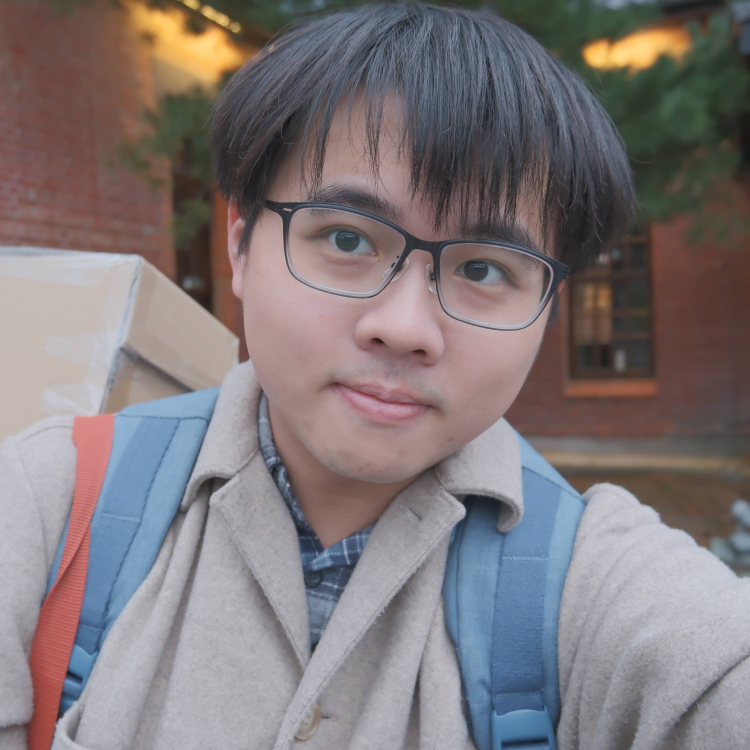
#> input picture sample/face/Howard/DSCF3851.JPG, 3000 x 3000 px (shown at 1/4 size)
$ jupyter execute --allow-errors 'ch21-OpenCV 人臉辨識.ipynb'   (text cells are left out)
#> lines starting #> are read from the running program, lines starting #| are printed output that depends on the picture; after the words box and inside, x2 and y2 are one past the last pixel; in counts of white or black regions, pixels touching at a corner belong together
### opencv_tools.py
import cv2
import platform # 新增：作為判斷 macOS 使用
import matplotlib.pyplot as plt


class opencv_tools(object):
    # 封裝 1-1 利用 matplotlib 顯示影像
    @staticmethod
    def show_img_by_matplotlib(img):
        image_rgb = cv2.cvtColor(img, cv2.COLOR_BGR2RGB)
        plt.imshow(image_rgb)
        plt.show()

    # 封裝 1-4 利用 OpenCV 內建的函式顯示影像
    # [61 lines left out: functions show_img_by_opencv, show_img_by_matplotlib_1x2, show_img_by_matplotlib_1x3, show_img_by_matplotlib_2x2, not called in this run]


### ch21-OpenCV 人臉辨識.ipynb
[cell 1]
import cv2
import numpy as np
import matplotlib.pyplot as plt
import os
import sys
import shutil
import pickle

from opencv_tools import opencv_tools # 匯入封裝的功能

[cell 2]
def get_images_and_labels(dataset_path, detector):
#> called with dataset_path = 'sample/face/'
    face_samples = []  # 儲存裁切後的人臉影像
    ids = []           # 儲存每張人臉對應的整數 ID
    name_to_id = {}    # 人名 → ID 的對應表
    id_to_name = {}    # ID → 人名的對應表（辨識時用來還原名稱）
    current_id = 0

    for person_name in sorted(os.listdir(dataset_path)):
        person_path = os.path.join(dataset_path, person_name)
        if not os.path.isdir(person_path):
            continue

        # 為每位人物分配唯一的整數 ID，LBPH 只接受數字標籤
        name_to_id[person_name] = current_id
        id_to_name[current_id] = person_name
        current_id += 1
        person_id = name_to_id[person_name]

        for image_name in os.listdir(person_path):
            image_path = os.path.join(person_path, image_name)
            # LBPH 以灰階影像進行訓練，讀取時直接轉換
            img = cv2.imread(image_path, cv2.IMREAD_GRAYSCALE)
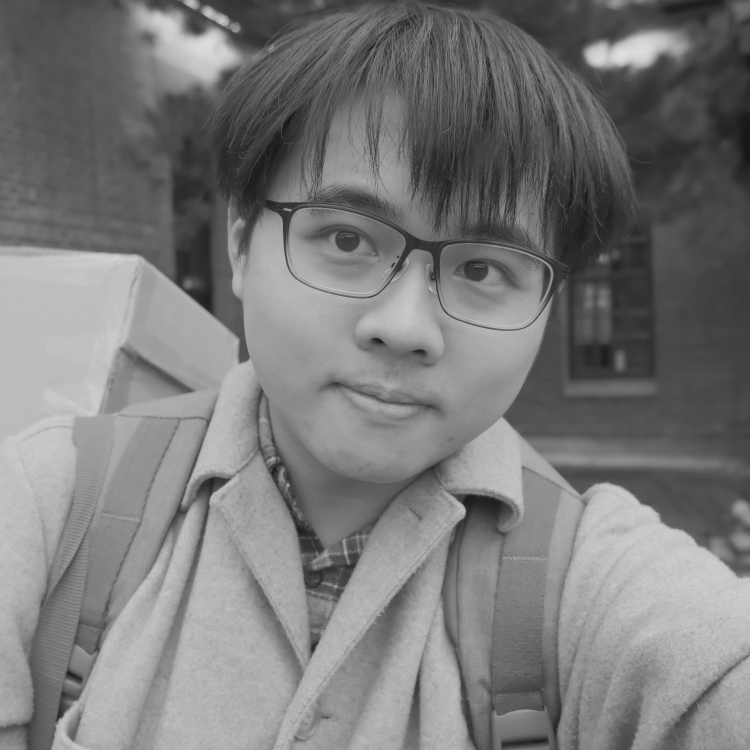
#> img: shape (3000, 3000) (shown at 1/4 size); min 16, max 224, mean 122.1

            # 偵測人臉位置，回傳每張臉的方框座標 (x, y, w, h)
            faces = detector.detectMultiScale(img)
#> faces = [[1177, 2584, 63, 63], [2237, 2905, 80, 80], [1864, 2734, 98, 98], [2553, 2855, 111, 111], [791, 393, 1593, 1593]]
            for (x, y, w, h) in faces:
                # 根據方框座標裁切出人臉區域並收集
                face_samples.append(img[y:y+h, x:x+w])
                ids.append(person_id)
#> this loop made 5 passes
#> after the loop, face_samples = 5 items; ids = [0, 0, 0, 0, 0]

    return face_samples, ids, id_to_name

[cell 3]
# --- 設定區 ---
CASCADE_PATH = cv2.data.haarcascades + "haarcascade_frontalface_default.xml"
DATASET_PATH = "sample/face/"

# --- 主程式執行 ---
# 載入 Haar Cascade 分類器作為人臉偵測器
detector = cv2.CascadeClassifier(CASCADE_PATH)
# 建立 LBPH 辨識器，使用預設參數即可
recognizer = cv2.face.LBPHFaceRecognizer_create()

# 掃描資料夾，取得人臉影像、對應 ID 與 ID 對應表
faces, ids, id_to_name = get_images_and_labels(DATASET_PATH, detector)
#> faces = 5 items; ids = [0, 0, 0, 0, 0]; id_to_name = {0: 'Howard'}
# 將人臉影像與 ID 交給辨識器進行訓練
recognizer.train(faces, np.array(ids))

[cell 4]
# 設定區
IMAGE_PATH = "sample/face_test/Howard/IMG_9250.jpg"

# 主程式執行
img = cv2.imread(IMAGE_PATH)
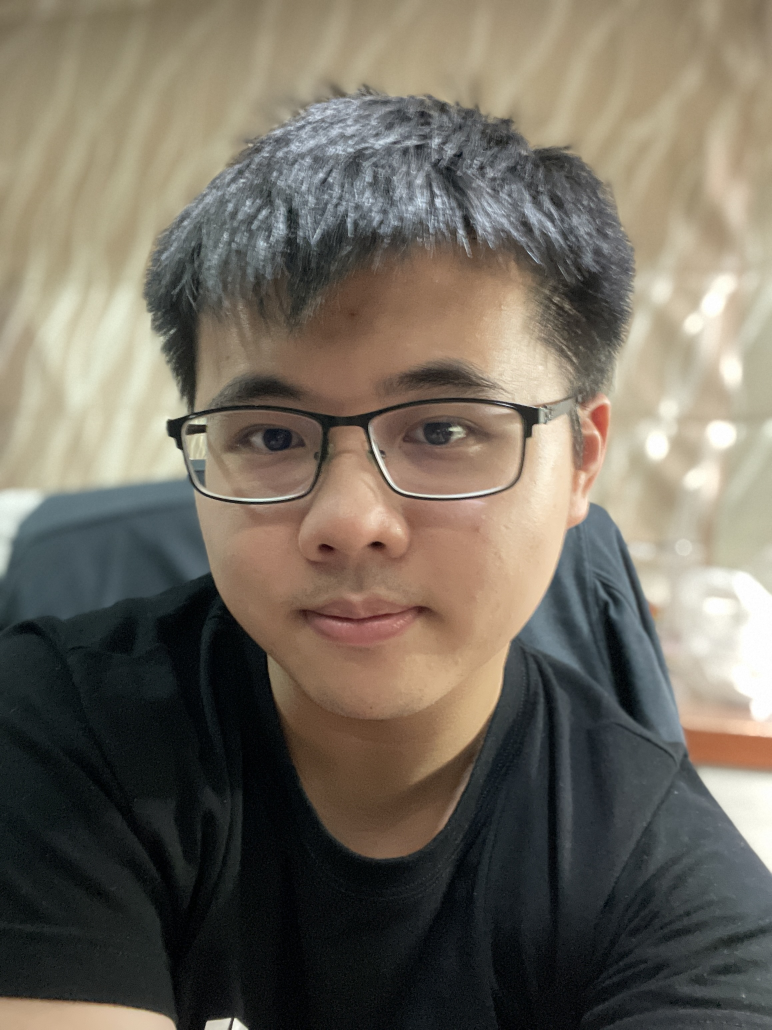
#> input picture sample/face_test/Howard/IMG_9250.jpg, 2316 x 3088 px (shown at 1/3 size)
#> img is the input picture: shape (3088, 2316, 3); mean B, G, R 95.4, 107.4, 114.3
gray = cv2.cvtColor(img, cv2.COLOR_BGR2GRAY)
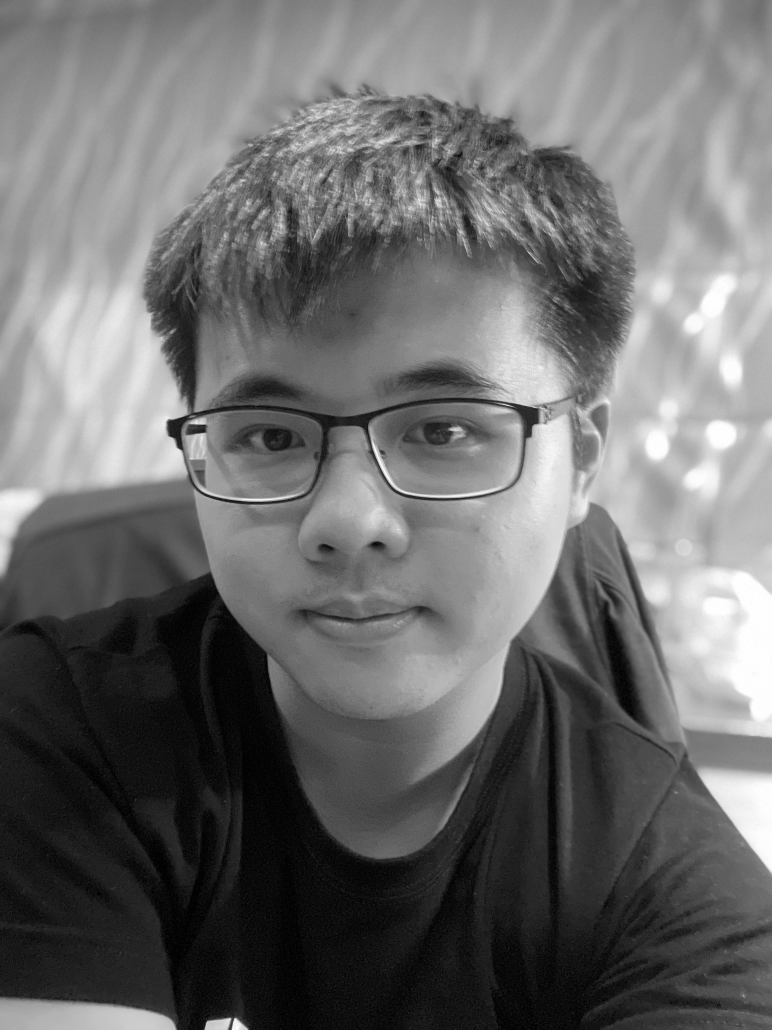
#> gray: shape (3088, 2316) (shown at 1/3 size); min 0, max 255, mean 108.1

# 使用 Haar Cascade 偵測人臉，用法如同第 20-2 節
faces = detector.detectMultiScale(gray, scaleFactor=1.1, minNeighbors=5, minSize=(30, 30))
#> faces = [[412, 754, 1414, 1414]]

for (x, y, w, h) in faces:
    # 將裁切出的灰階人臉交給 LBPH 辨識，回傳預測 ID 與信心分數
    id, conf = recognizer.predict(gray[y:y+h, x:x+w])

    # LBPH 信心分數越低代表越相似，轉換為百分比較直覺
    name = id_to_name.get(id, "Unknown")
    text = f"{name}({100 - int(conf)}%)"

    cv2.rectangle(img, (x, y), (x+w, y+h), (0, 255, 0), 30)
    cv2.putText(img, text, (x, y-20), cv2.FONT_HERSHEY_SIMPLEX, 5, (0, 255, 0), 10)
#> this loop made 1 pass
#> (x, y, w, h, id, conf, name, text) on pass 1: (412, 754, 1414, 1414, 0, 65.22, 'Howard', 'Howard(35%)')

# 顯示結果
opencv_tools.show_img_by_matplotlib(img)

[cell 5]
# 設定區
IMAGE_PATH = "sample/face_test/IMG_3941.jpg"

# 主程式執行 IMAGE_PATH
img = cv2.imread(IMAGE_PATH)
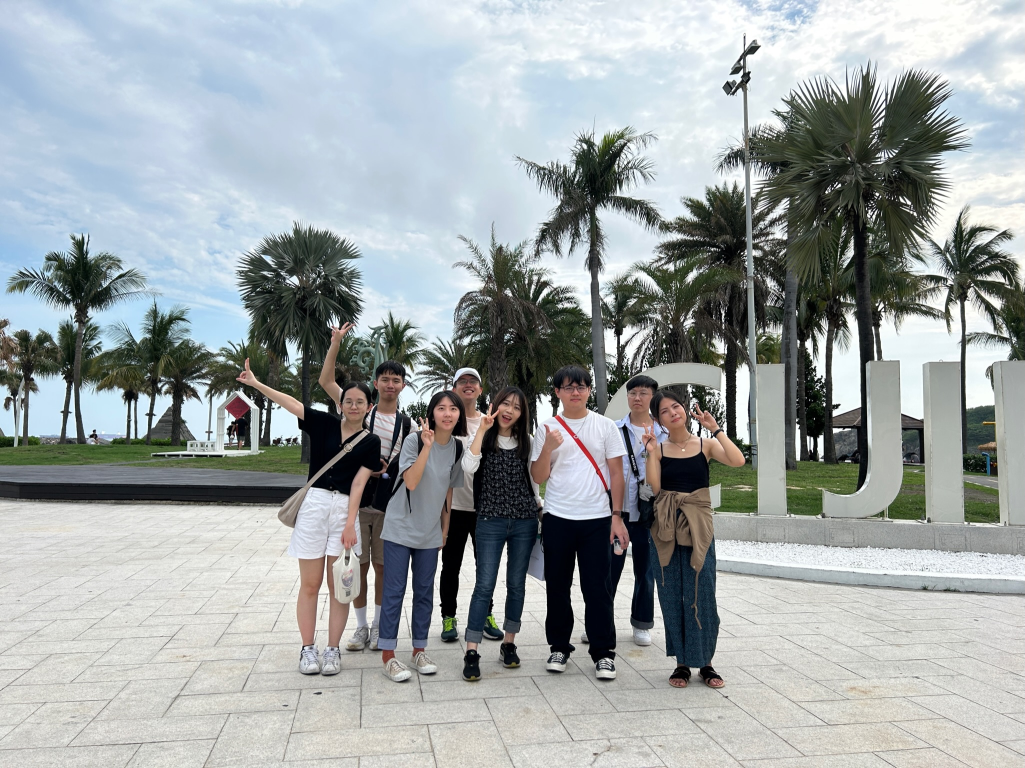
#> input picture sample/face_test/IMG_3941.jpg, 2049 x 1536 px (shown at 1/2 size)
#> img is the input picture: shape (1536, 2049, 3); mean B, G, R 165.6, 164.7, 158.5
gray = cv2.cvtColor(img, cv2.COLOR_BGR2GRAY)
#> gray: shape (1536, 2049)

faces = detector.detectMultiScale(gray, scaleFactor=1.1, minNeighbors=5, minSize=(30, 30))
#> faces = [[1247, 764, 58, 58], [752, 738, 59, 59], [863, 794, 63, 63], [1121, 754, 60, 60], [299, 765, 54, 54], [676, 779, 65, 65], [1308, 789, 68, 68], [1643, 881, 100, 100], [1285, 408, 130, 130]]

result = img.copy()
for (x, y, w, h) in faces:
    # 將裁切出的灰階人臉交給 LBPH 辨識，回傳預測 ID 與信心分數
    id, conf = recognizer.predict(gray[y:y+h, x:x+w])

    # LBPH 信心分數越低代表越相似，轉換為百分比較直覺
    name = id_to_name.get(id, "Unknown")
    text = f"{name}({100 - int(conf)}%)"
    # 繪製方框與辨識結果
    cv2.rectangle(result, (x, y), (x+w, y+h), (0, 0, 255), 2)
    cv2.putText(result, text, (x, y-30), cv2.FONT_HERSHEY_PLAIN, 3, (0, 0, 255), 5)
#> this loop made 9 passes
#> (x, y, w, h, conf, text) on passes 1 to 9: (1247, 764, 58, 58, 148.2, 'Howard(-48%)'), (752, 738, 59, 59, 152.3, 'Howard(-52%)'), (863, 794, 63, 63, 152.1, 'Howard(-52%)'), (1121, 754, 60, 60, 149.4, 'Howard(-49%)'), (299, 765, 54, 54, 151.4, 'Howard(-51%)'), (676, 779, 65, 65, 152.1, 'Howard(-52%)'), (1308, 789, 68, 68, 153.6, 'Howard(-53%)'), (1643, 881, 100, 100, 111.6, 'Howard(-11%)'), (1285, 408, 130, 130, 116.5, 'Howard(-16%)')
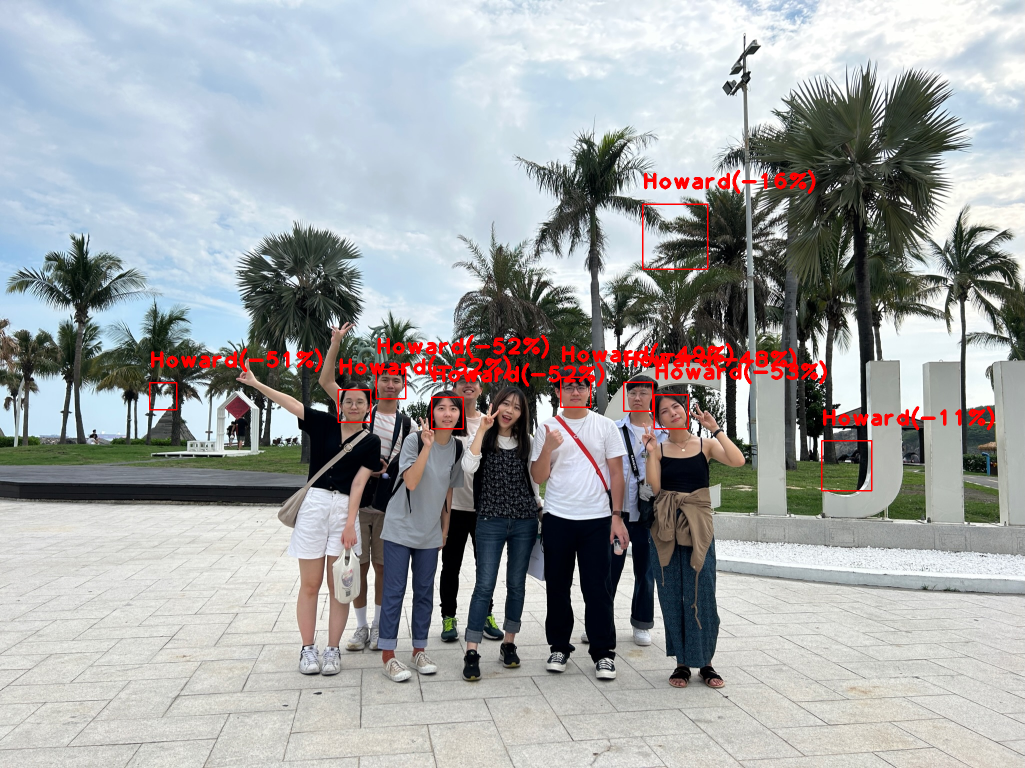
#> result: shape (1536, 2049, 3) (shown at 1/2 size); 1.63% of pixels changed, all inside (x1, y1, x2, y2) = (298, 339, 1989, 983)

# 顯示結果
opencv_tools.show_img_by_matplotlib(result)
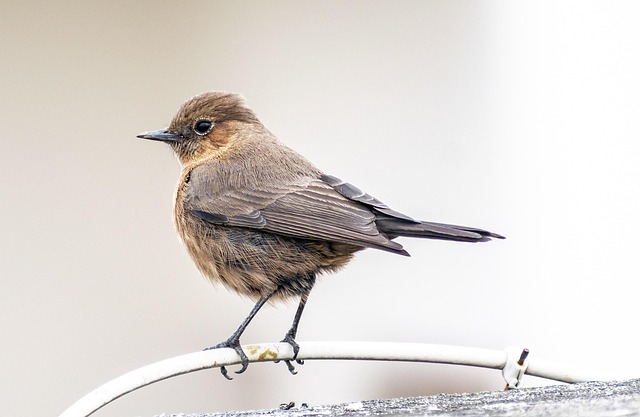
#> input picture sample/bird.jpg, 640 x 417 px, given in place of the camera
#> further down, frame is the input picture: shape (417, 640, 3); mean B, G, R 212.6, 216.6, 221.8

[cell 6]
# --- 設定區 ---
TRAINER_DIR = "trainer"
TRAINER_YML_PATH = os.path.join(TRAINER_DIR, "trainer.yml")
NAMES_PKL_PATH = os.path.join(TRAINER_DIR, "names.pkl")

# 儲存訓練結果
os.makedirs(TRAINER_DIR, exist_ok=True)

# 儲存 LBPH 辨識器
recognizer.save(TRAINER_YML_PATH)

# 儲存 id_to_name 對應表
with open(NAMES_PKL_PATH, 'wb') as f:
    pickle.dump(id_to_name, f)

[cell 7]
# [4 lines of commented-out code are left out]

[cell 8]
# --- 設定區 ---
DET_MODEL_PATH = "models/face_detection_yunet_2023mar.onnx"
MIN_CONFIDENCE = 0.8  # 最低信心分數門檻
MIN_FACE_WIDTH = 40   # 最小人臉寬度
RESIZE_WIDTH = 640    # 統一處理寬度

# --- 載入偵測模型 ---
#> (the rest of this cell did not finish here and is left out)

[cell 9]
# --- 設定區 ---
REC_MODEL_PATH = "models/face_recognition_sface_2021dec.onnx"
RAW_DATASET_PATH = "sample/face/"
PROCESSED_DATASET_PATH = "processed_face"

# --- 載入對齊模型 ---
#> (the rest of this cell did not finish here and is left out)

[cell 10]
# --- 設定區 ---
REC_MODEL_PATH = "models/face_recognition_sface_2021dec.onnx"
PROCESSED_DATASET_PATH = "processed_face"
DATABASE_PKL_PATH = "face_database.pkl"

# --- 載入 SFace 模型 ---
#> (the rest of this cell did not finish here and is left out)

[cell 11]
# 設定區
IMAGE_PATH = "sample/face_test/Howard/IMG_9250.jpg"
RECOGNITION_THRESHOLD = 0.363  # 相似度門檻，超過才視為辨識成功

# 讀取影像並偵測人臉
test_image = cv2.imread(IMAGE_PATH)
result_image = test_image.copy()

# 呼叫前處理函式，回傳符合條件的人臉資料列表
#> (the rest of this cell did not finish here and is left out)

[cell 12]
# 設定區
IMAGE_PATH = "sample/face_test/IMG_3941.jpg"
RECOGNITION_THRESHOLD = 0.363  # 相似度門檻，超過才視為辨識成功

# 讀取影像並偵測人臉
test_image = cv2.imread(IMAGE_PATH)
result_image = test_image.copy()

# 呼叫前處理函式，回傳符合條件的人臉資料列表
#> (the rest of this cell did not finish here and is left out)

[cell 13]
def enhance_brightness(frame, alpha=1.2, beta=50):
    """調整影像的亮度與對比度，改善偏暗、層次不夠分明的問題。"""
    return cv2.convertScaleAbs(frame, alpha=alpha, beta=beta)

[cell 14]
# 載入 Haar Cascade + LBPH 模型（已訓練好的）
detector_haar = cv2.CascadeClassifier(cv2.data.haarcascades + 'haarcascade_frontalface_default.xml')
recognizer_lbph = cv2.face.LBPHFaceRecognizer_create()
recognizer_lbph.read("trainer/trainer.yml")

with open("trainer/names.pkl", 'rb') as f:
    id_to_name = pickle.load(f)


def recognize_lbph(frame):
    """使用 LBPH 進行即時人臉辨識"""
    gray = cv2.cvtColor(frame, cv2.COLOR_BGR2GRAY)
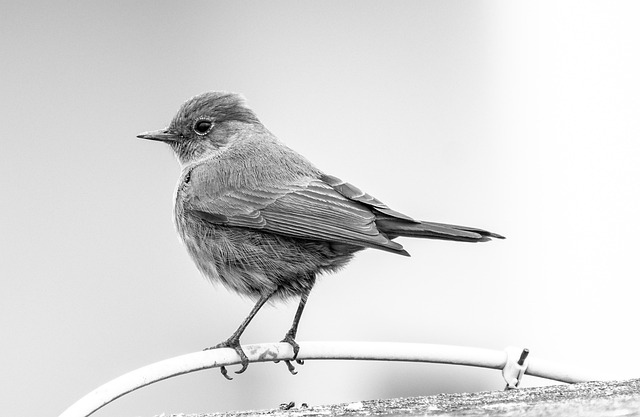
#> gray: shape (417, 640); min 0, max 255, mean 217.7
    faces = detector_haar.detectMultiScale(gray, scaleFactor=1.1, minNeighbors=5)
#> faces = ()

    for (x, y, w, h) in faces:
        id, conf = recognizer_lbph.predict(gray[y:y+h, x:x+w])
        name = id_to_name.get(id, "Unknown")
        text = f"{name}({100 - int(conf)}%)"
        cv2.rectangle(frame, (x, y), (x+w, y+h), (0, 255, 0), 2)
        cv2.putText(frame, text, (x, y-10), cv2.FONT_HERSHEY_PLAIN, 1.5, (0, 255, 0), 2)
#> this loop made 0 passes
    return frame

#> (a cell that did not finish here is left out)

[cell 16]
cap = cv2.VideoCapture(0)
# cap = cv2.VideoCapture("sample/video/me2.mp4")  # 影片測試
# cap = cv2.VideoCapture("sample/video/me3.mp4")  # 影片測試

while True:
    ret, frame = cap.read()
    if not ret:
        break

    # 前處理（視測試需求決定是否啟用）
    # frame = enhance_brightness(frame)

    # 切換人臉辨識方法（註解/取消註解切換）
    frame = recognize_lbph(frame)
    # frame = recognize_sface(frame)

    cv2.imshow('Face Recognition', frame)
    if cv2.waitKey(1) & 0xFF == ord('q'):
#> (key q is pressed here)
        break

cap.release()
cv2.destroyAllWindows()
